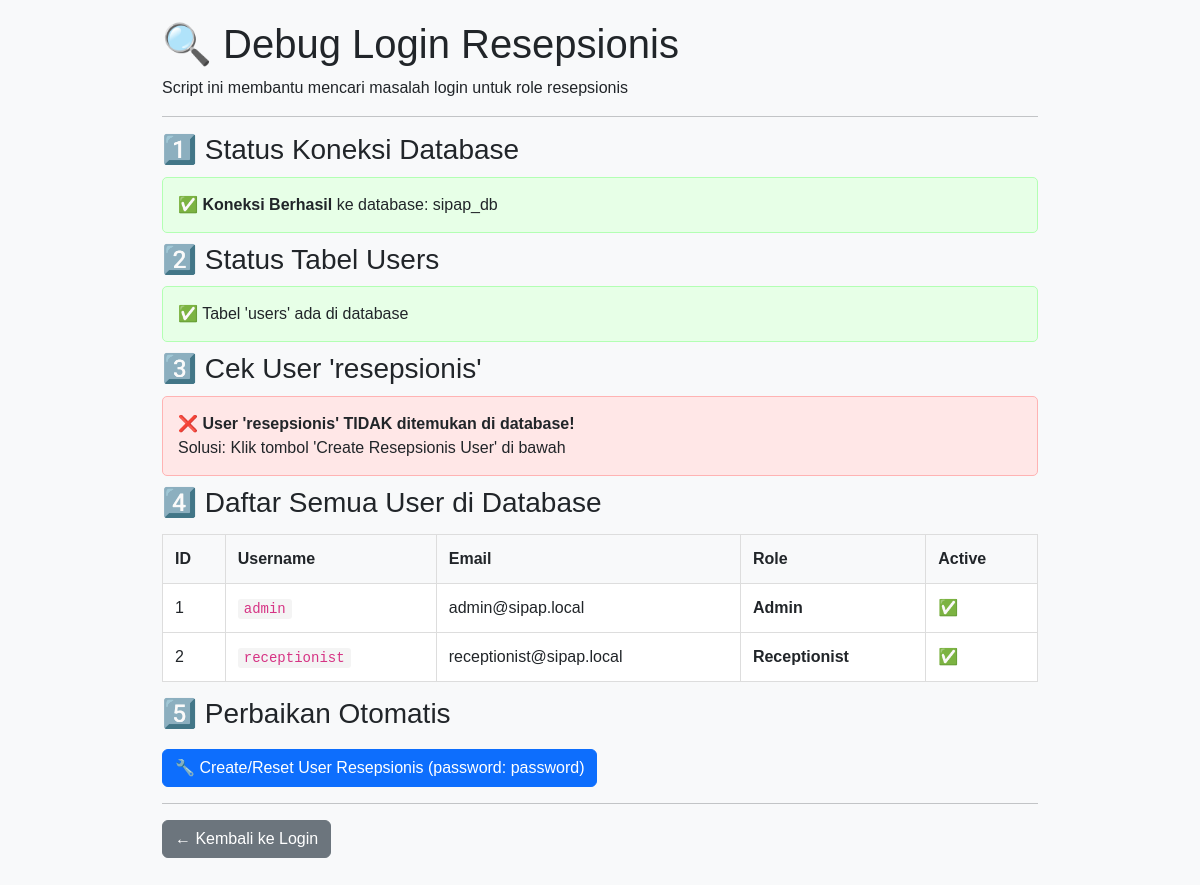
The page /_deprecated/debug_resepsionis.php on the database its author committed.
### tables this page shows
CREATE TABLE users (
    id INT PRIMARY KEY AUTO_INCREMENT,
    username VARCHAR(50) UNIQUE NOT NULL,
    email VARCHAR(100) UNIQUE NOT NULL,
    password VARCHAR(255) NOT NULL,
    role ENUM('admin', 'receptionist', 'resident') NOT NULL,
    nama_lengkap VARCHAR(100) NOT NULL,
    is_active TINYINT(1) DEFAULT 1,
    created_at TIMESTAMP DEFAULT CURRENT_TIMESTAMP,
    updated_at TIMESTAMP DEFAULT CURRENT_TIMESTAMP ON UPDATE CURRENT_TIMESTAMP,
    INDEX idx_username (username),
    INDEX idx_role (role)
);

### _deprecated/debug_resepsionis.php (the view, shortened to what this page needs)
<?php
require_once __DIR__ . '/config/database.php';
?>
<!DOCTYPE html>
<html lang="id">
<head>
    <link rel="stylesheet" href="https://cdn.jsdelivr.net/npm/bootstrap@5.3.0/dist/css/bootstrap.min.css">
</head>
<body>
<div class="container">
    <h1>🔍 Debug Login Resepsionis</h1>
    <p>Script ini membantu mencari masalah login untuk role resepsionis</p>
    <hr>
    <?php
    echo "<h3>1️⃣ Status Koneksi Database</h3>";
    if ($conn->connect_error) {
        echo "<div class='error-box'>";
        echo "❌ <strong>Koneksi Gagal:</strong> " . $conn->connect_error;
        echo "</div>";
        die("Database connection failed!");
    } else {
        echo "<div class='success-box'>";
        echo "✅ <strong>Koneksi Berhasil</strong> ke database: " . DB_NAME;
        echo "</div>";
    }
    echo "<h3>2️⃣ Status Tabel Users</h3>";
    $tables_check = $conn->query("SHOW TABLES LIKE 'users'");
    if ($tables_check->num_rows > 0) {
        echo "<div class='success-box'>";
        echo "✅ Tabel 'users' ada di database";
        echo "</div>";
    } else {
        echo "<div class='error-box'>";
        echo "❌ Tabel 'users' TIDAK ditemukan - Coba import database.sql";
        echo "</div>";
    }
    echo "<h3>3️⃣ Cek User 'resepsionis'</h3>";
    $resep_check = $conn->query("SELECT id, username, email, password, role, is_active FROM users WHERE username='resepsionis'");
    if (!$resep_check) {
        echo "<div class='error-box'>";
        echo "❌ <strong>Query Error:</strong> " . $conn->error;
        echo "</div>";
    } else if ($resep_check->num_rows === 0) {
        echo "<div class='error-box'>";
        echo "❌ <strong>User 'resepsionis' TIDAK ditemukan di database!</strong>";
        echo "<br>Solusi: Klik tombol 'Create Resepsionis User' di bawah";
        echo "</div>";
    }
    echo "<h3>4️⃣ Daftar Semua User di Database</h3>";
    $all_users = $conn->query("SELECT id, username, email, role, is_active FROM users ORDER BY id");
    if ($all_users->num_rows > 0) {
        echo "<table>";
        echo "<tr><th>ID</th><th>Username</th><th>Email</th><th>Role</th><th>Active</th></tr>";
        while ($row = $all_users->fetch_assoc()) {
            $active = $row['is_active'] ? '✅' : '❌';
            echo "<tr>";
            echo "<td>" . $row['id'] . "</td>";
            echo "<td><code>" . $row['username'] . "</code></td>";
            echo "<td>" . $row['email'] . "</td>";
            echo "<td><strong>" . ucfirst($row['role']) . "</strong></td>";
            echo "<td>" . $active . "</td>";
            echo "</tr>";
        }
        echo "</table>";
    } else {
        echo "<div class='error-box'>";
        echo "❌ Tidak ada user di database!";
        echo "</div>";
    }
    echo "<h3>5️⃣ Perbaikan Otomatis</h3>";
    echo "<form method='POST'>";
    echo "<button type='submit' class='btn btn-primary btn-action'>";
    echo "🔧 Create/Reset User Resepsionis (password: password)";
    echo "</button>";
    echo "</form>";
    echo "<hr>";
    echo "<p><a href='login.php' class='btn btn-secondary'>← Kembali ke Login</a></p>";
    ?>
</div>
</body>
</html>

### _deprecated/debug_resepsionis.php (style rules this page uses)
body { background: #f8f9fa; padding: 20px; font-family: Arial, sans-serif; }
.container { max-width: 900px; margin: 0 auto; }
.error-box { background: #ffe7e7; border: 1px solid #ffb3b3; padding: 15px; border-radius: 5px; margin: 10px 0; }
.success-box { background: #e7ffe7; border: 1px solid #b3ffb3; padding: 15px; border-radius: 5px; margin: 10px 0; }
table { background: white; border-collapse: collapse; width: 100%; margin: 15px 0; }
th, td { border: 1px solid #ddd; padding: 12px; text-align: left; }
th { background: #f8f9fa; font-weight: bold; }
.btn-action { margin-top: 10px; }
code { background: #f4f4f4; padding: 2px 6px; border-radius: 3px; }

### rows shown on the page
users: id "1", username "admin", email "admin@sipap.local", role "Admin", is_active "✅"
users: id "2", username "receptionist", email "receptionist@sipap.local", role "Receptionist", is_active "✅"

### other values the page prints
DB_NAME "sipap_db"
